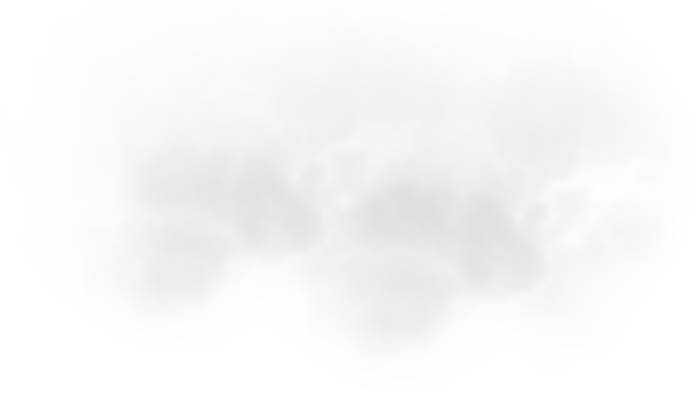
#> input picture src/aug-tool/effect_1.png, 1392 x 785 px (shown at 1/2 size); its folder holds only this picture in this run
$ python -i metots.py   (imports and definitions only)
#> lines starting #> are read from the running program, lines starting #| are printed output that depends on the picture
#> further down, picture is the input picture: PIL image 1392x785 RGBA; mean R, G, B, A 164.3, 166, 168.5, 21.7
import random
import os
# from PyQt5 import QtGui
# from PyQt5.QtWidgets import QFileDialog
import glob
from PIL import Image
from Augmentation import Augmentor


class Loop:
    # [67 lines left out: functions loop, open_data, save_data, list_of_data, not called in this run]

    def pil2pixmap(self, im):
        """
        It takes a PIL image and converts it to a QPixmap.

        :param im: the image to be converted
        :return: A QPixmap object.
        """

        if im.mode == "RGB":
            r, g, b = im.split()
            im = Image.merge("RGB", (b, g, r))
        elif im.mode == "RGBA":
            r, g, b, a = im.split()
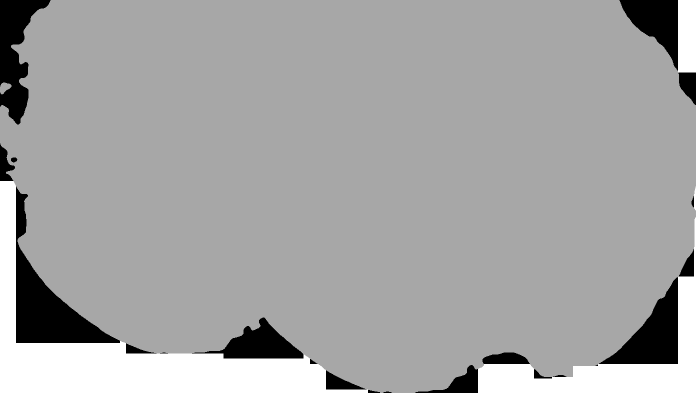
#> r: PIL image 1392x785 L (shown at 1/2 size); min 0, max 255, mean 164.3
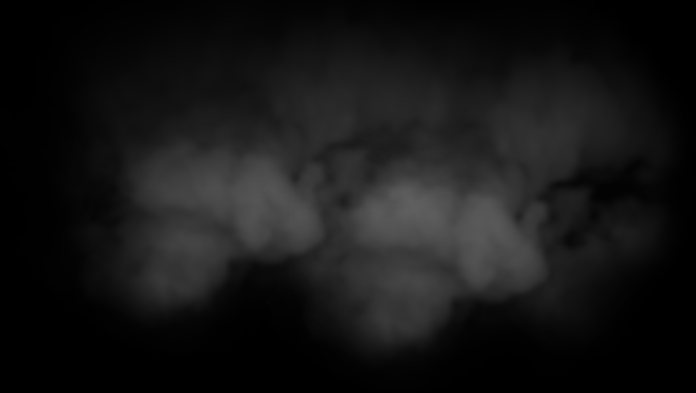
#> a: PIL image 1392x785 L (shown at 1/2 size); min 0, max 96, mean 21.7
            im = Image.merge("RGBA", (b, g, r, a))
        elif im.mode == "L":
            im = im.convert("RGBA")
        im2 = im.convert("RGBA")
        data = im2.tobytes("raw", "RGBA")
#> (the run stopped early here; a loop or call above may not have finished)

$ run again, on src/aug-tool/flow.png
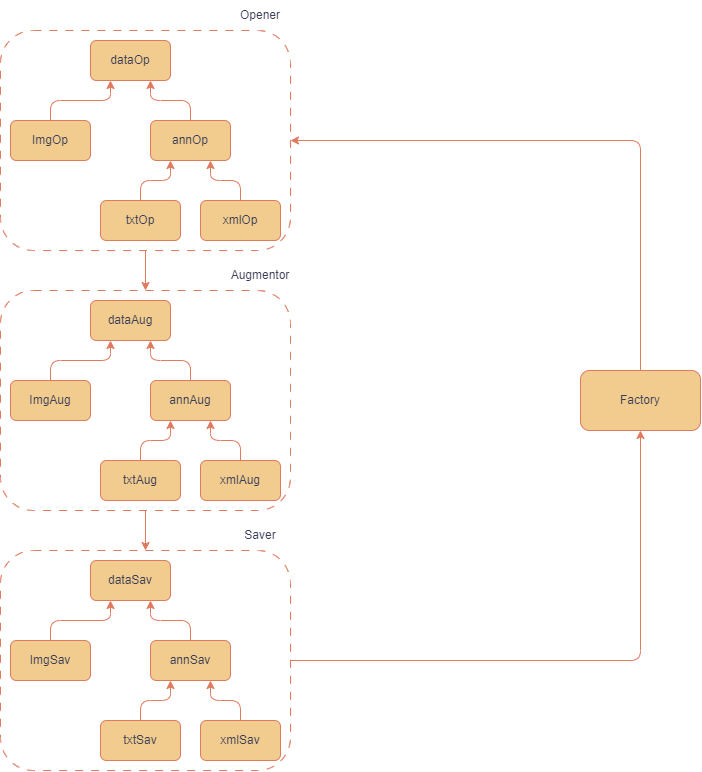
#> input picture src/aug-tool/flow.png, 702 x 772 px
#> picture is the input picture: PIL image 702x772 RGBA; mean R, G, B, A 252.6, 247.6, 241.5, 255
#> in pil2pixmap, `r, g, b, a = im.split()`:
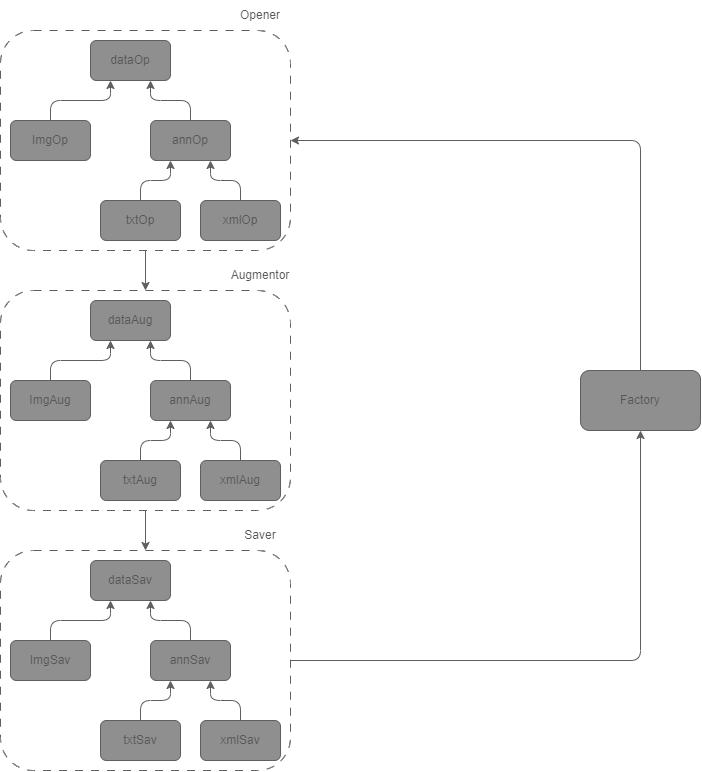
#> b: PIL image 702x772 L; min 86, max 255, mean 241.5
#> a: PIL image 702x772 L; every value is 255
#> in pil2pixmap, `im = Image.merge("RGBA", (b, g, r, a))`:
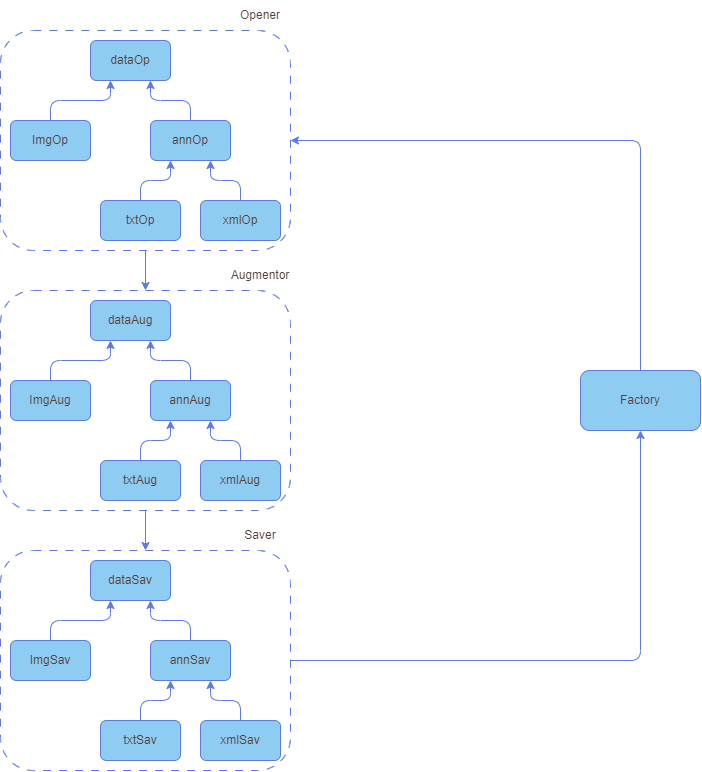
#> im: PIL image 702x772 RGBA; mean R, G, B, A 241.5, 247.6, 252.6, 255

$ run again, on src/aug-tool/flow2.png
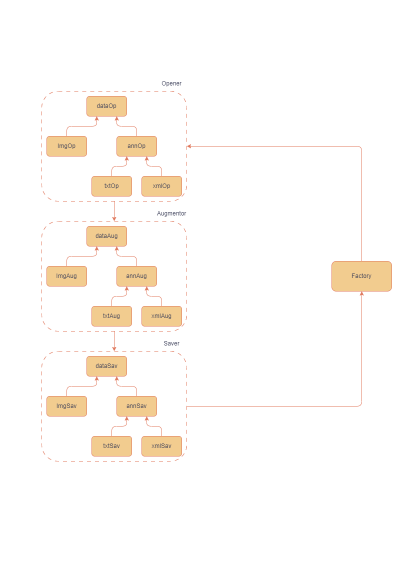
#> input picture src/aug-tool/flow2.png, 827 x 1169 px (shown at 1/2 size)
#> picture is the input picture: PIL image 827x1169 RGBA; mean R, G, B, A 253.7, 250.8, 247.4, 255
#> in pil2pixmap, `r, g, b, a = im.split()`:
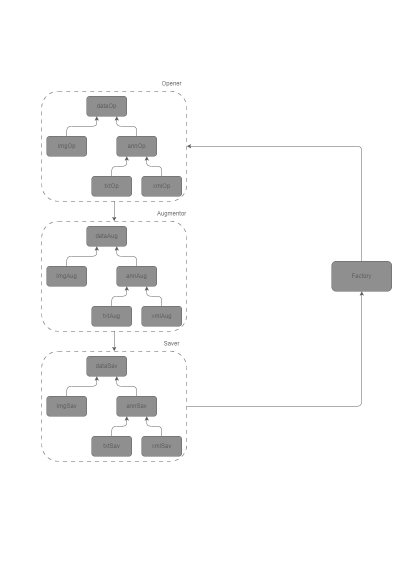
#> b: PIL image 827x1169 L (shown at 1/2 size); min 86, max 255, mean 247.4
#> a: PIL image 827x1169 L; every value is 255
#> in pil2pixmap, `im = Image.merge("RGBA", (b, g, r, a))`:
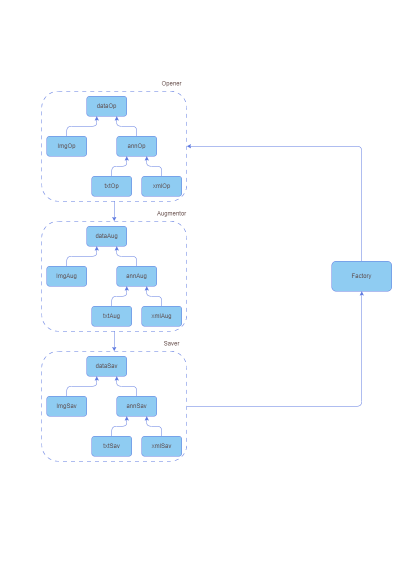
#> im: PIL image 827x1169 RGBA (shown at 1/2 size); mean R, G, B, A 247.4, 250.8, 253.7, 255
